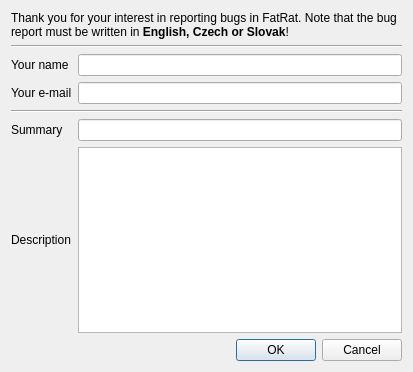
<?xml version="1.0" encoding="UTF-8"?>
<ui version="4.0">
 <class>ReportBugDlg</class>
 <widget class="QDialog" name="ReportBugDlg">
  <property name="geometry">
   <rect>
    <x>0</x>
    <y>0</y>
    <width>413</width>
    <height>372</height>
   </rect>
  </property>
  <property name="windowTitle">
   <string>Report a bug</string>
  </property>
  <layout class="QGridLayout" name="gridLayout">
   <item row="0" column="0" colspan="2">
    <widget class="QLabel" name="label_5">
     <property name="text">
      <string>Thank you for your interest in reporting bugs in FatRat. Note that the bug report must be written in &lt;b&gt;English, Czech or Slovak&lt;/b&gt;!</string>
     </property>
     <property name="wordWrap">
      <bool>true</bool>
     </property>
    </widget>
   </item>
   <item row="1" column="0" colspan="2">
    <widget class="Line" name="line_2">
     <property name="orientation">
      <enum>Qt::Horizontal</enum>
     </property>
    </widget>
   </item>
   <item row="2" column="0">
    <widget class="QLabel" name="label">
     <property name="text">
      <string>Your name</string>
     </property>
    </widget>
   </item>
   <item row="2" column="1">
    <widget class="QLineEdit" name="lineFrom"/>
   </item>
   <item row="3" column="0">
    <widget class="QLabel" name="label_2">
     <property name="text">
      <string>Your e-mail</string>
     </property>
    </widget>
   </item>
   <item row="3" column="1">
    <widget class="QLineEdit" name="lineSender"/>
   </item>
   <item row="4" column="0" colspan="2">
    <widget class="Line" name="line">
     <property name="orientation">
      <enum>Qt::Horizontal</enum>
     </property>
    </widget>
   </item>
   <item row="5" column="0">
    <widget class="QLabel" name="label_3">
     <property name="text">
      <string>Summary</string>
     </property>
    </widget>
   </item>
   <item row="5" column="1">
    <widget class="QLineEdit" name="lineSubject"/>
   </item>
   <item row="6" column="0">
    <widget class="QLabel" name="label_4">
     <property name="text">
      <string>Description</string>
     </property>
    </widget>
   </item>
   <item row="6" column="1">
    <widget class="QTextEdit" name="textDescription"/>
   </item>
   <item row="7" column="0" colspan="2">
    <widget class="QDialogButtonBox" name="buttonBox">
     <property name="orientation">
      <enum>Qt::Horizontal</enum>
     </property>
     <property name="standardButtons">
      <set>QDialogButtonBox::Cancel|QDialogButtonBox::Ok</set>
     </property>
    </widget>
   </item>
  </layout>
 </widget>
 <resources/>
 <connections>
  <connection>
   <sender>buttonBox</sender>
   <signal>accepted()</signal>
   <receiver>ReportBugDlg</receiver>
   <slot>accept()</slot>
   <hints>
    <hint type="sourcelabel">
     <x>248</x>
     <y>254</y>
    </hint>
    <hint type="destinationlabel">
     <x>157</x>
     <y>274</y>
    </hint>
   </hints>
  </connection>
  <connection>
   <sender>buttonBox</sender>
   <signal>rejected()</signal>
   <receiver>ReportBugDlg</receiver>
   <slot>reject()</slot>
   <hints>
    <hint type="sourcelabel">
     <x>316</x>
     <y>260</y>
    </hint>
    <hint type="destinationlabel">
     <x>286</x>
     <y>274</y>
    </hint>
   </hints>
  </connection>
 </connections>
</ui>
